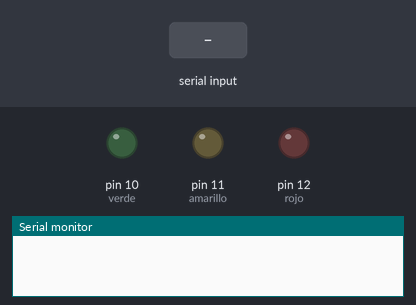
The sketch below on a simulated Arduino Uno, built with avr-gcc and run on an emulated ATmega328P. On the bench: output pins drawn as LEDs (lit = HIGH), the last lines printed to the serial monitor. Inputs (shaded band) come from the test bench.

Above: at 1.2 s.
1.3 s: "1\n" received over Serial
At 2.1 s:
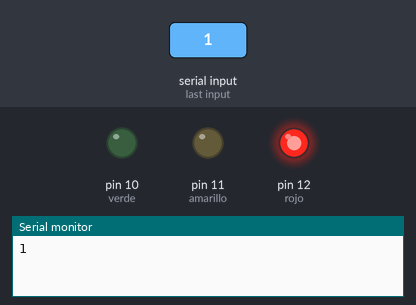
2.8 s: "2\n" received over Serial
At 3.2 s:
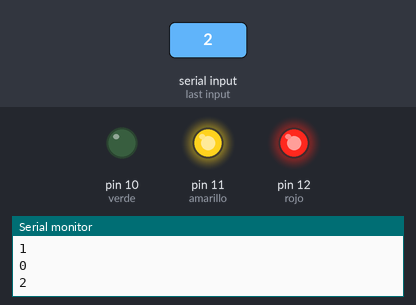
4.3 s: "3\n" received over Serial
At 5.5 s:
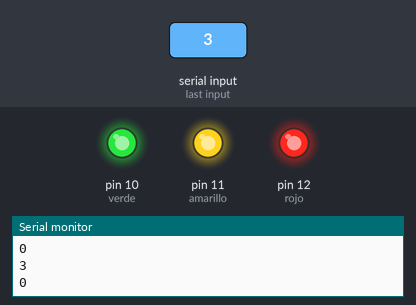
5.8 s: "1\n" received over Serial
At 6.7 s:
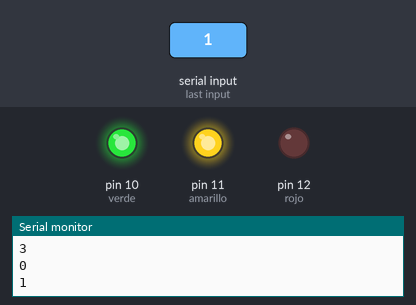
7.3 s: "2\n" received over Serial
At 7.9 s:
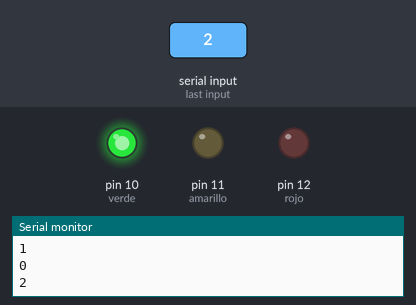
Timing chart, 0 to 9.8 s (numbered marks = the images above; inputs shaded):
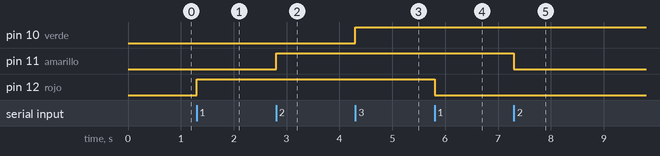

Measured:
- after the input at 1.3 s, pin 12 (rojo): LOW → HIGH at once
- after the input at 2.8 s, pin 11 (amarillo): LOW → HIGH at once
- after the input at 4.3 s, pin 10 (verde): LOW → HIGH at once
- after the input at 5.8 s, pin 12 (rojo): HIGH → LOW at once
- after the input at 7.3 s, pin 11 (amarillo): HIGH → LOW at once

The sketch:

serialRead.ino
```cpp
//  Comunicación por puerto serie con el arduino

#define rojo 12
#define amarillo 11
#define verde 10

bool rB = false;
bool aB = false;
bool vB = false;
unsigned short int led;

void setup() {
  pinMode(rojo, OUTPUT);
  pinMode(amarillo, OUTPUT);
  pinMode(verde, OUTPUT);
  Serial.begin(9600);
}

void loop() {
  if(Serial.available() != 0){      //  Cargo el dato a led cuando lo tenga disponible
    led = Serial.parseInt();
    Serial.println(led);
  }

  if(led == 1){                     //  Si led == 1, opero en el rojo
    rB = !rB;
    if(rB){
      digitalWrite(rojo, HIGH);
    }
    else{
      digitalWrite(rojo, LOW);
    }
  }
  else if(led == 2){              //  Si led == 2, opero en el amarillo
    aB = !aB;
    if(aB){
      digitalWrite(amarillo, HIGH);
    }
    else{
      digitalWrite(amarillo, LOW);
    }
  }
  else if(led == 3){            //  Si led == 3, opero en el verde
    vB = !vB;
    if(vB){
      digitalWrite(verde, HIGH);
    }
    else{
      digitalWrite(verde, LOW);
    }
  }
}
```
